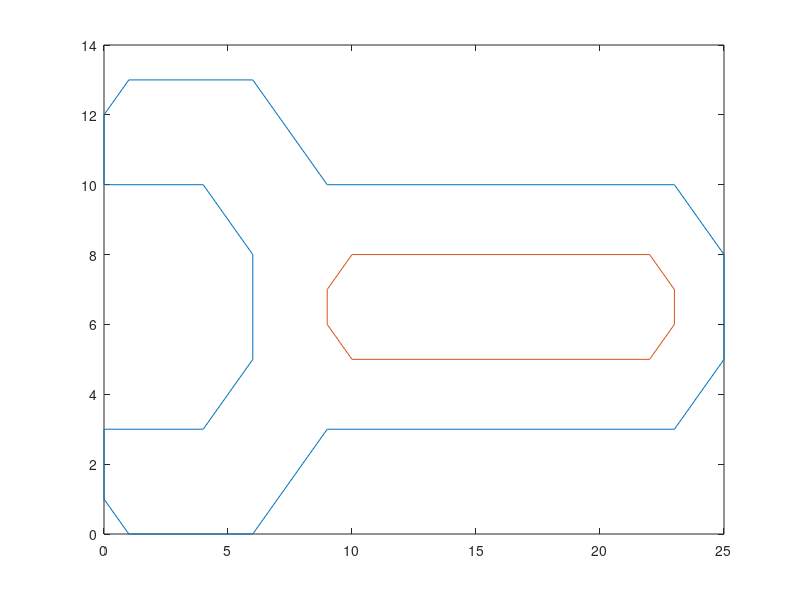

Write the MATLAB code that produced this figure.
% plot the 2-D domain defined in PSLG format
clear all; 
load shape.dat;
n_shapes=shape(1,1)         % number of shapes
n_outer_pts=shape(2,1)      % number of vertices in the outer loop
n_inner_pts(1:n_shapes-1)=shape(3:1+n_shapes,1) % inner vertices
start_pt=n_shapes+2;        % starting point of the outer loop
end_pt=n_shapes+1+n_outer_pts;  % ending point of the outer loop

plot(shape([start_pt:end_pt start_pt],1),...   % plot the 
     shape([start_pt:end_pt start_pt],2),'-'); % outer loop
hold on;

% for-loop block: plot the inner loop(s)
for i=1:n_shapes-1      % loop over each inner loop
	start_pt=end_pt+1;    % starting point of the current inner loop
	end_pt=start_pt+ n_inner_pts(i)-1;  % ending point of the inner loop
	plot(shape([start_pt:end_pt start_pt],1),...    % plot the current 
       shape([start_pt:end_pt start_pt],2),'-');  % inner loop
end
hold off;
